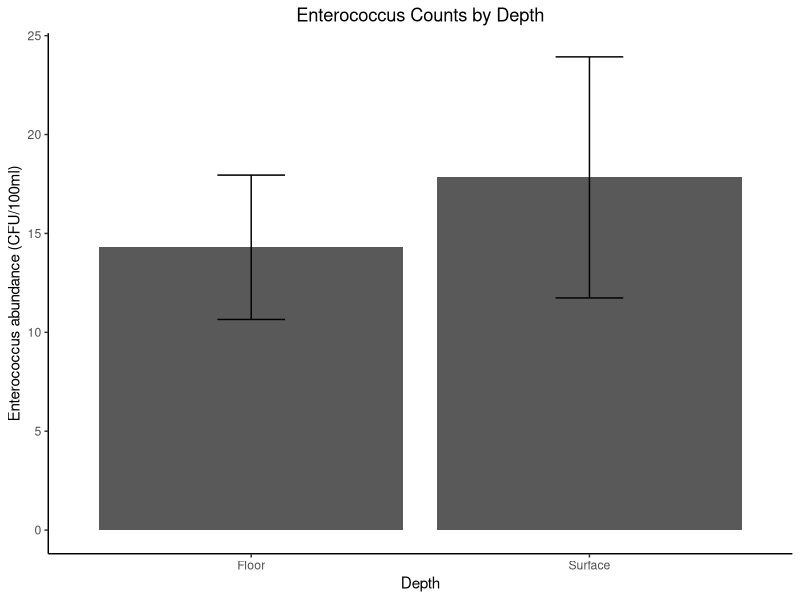
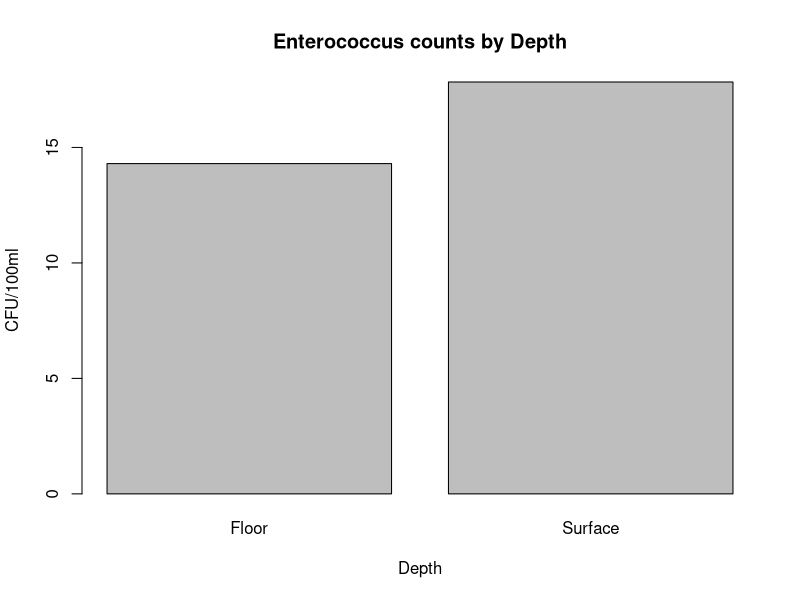
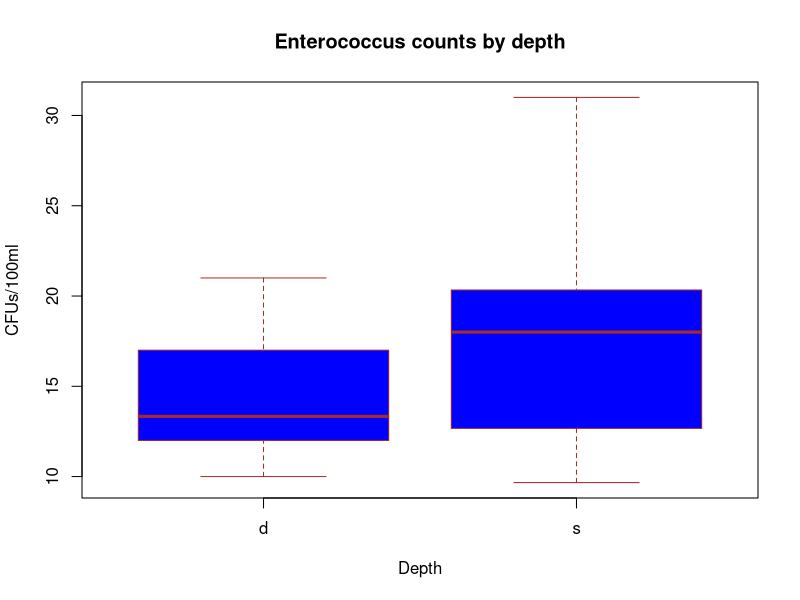

These figures' R source, in order:
# Corinne Klohmann 
# cak268@uw.edu

# clear workspace
rm(list = ls())

# read in the data 
data <- read.csv("Vertical Sampling - Sheet1.csv")

# create bar chart 
library(tidyverse)
# bar chart with error bars
data_summary <- data %>% # the names of the new data frame and the data frame to be summarised
  group_by(shallow.deep) %>% # the grouping variable
  summarise(
    mean_ent = mean(avgent), # calculates the mean of each group
    sd_ent = sd(avgent), # calculates the standard deviation of each group
    n_ent = n(), # calculates the sample size per group
    SE_ent = sd(avgent) / sqrt(n())
  ) # calculates the standard error of each group
name <- c("Floor", "Surface")
#plot data
EntPlot <- ggplot(data_summary, aes(shallow.deep, mean_ent)) +
  geom_col() +
  geom_errorbar(aes(ymin = mean_ent - sd_ent, ymax = mean_ent + sd_ent), width = 0.2)

EntPlot + labs(y = "Enterococcus abundance (CFU/100ml)", x = "Depth") + 
  theme_classic() + ggtitle("Enterococcus Counts by Depth") + scale_x_discrete(labels= name) +
  theme(plot.title = element_text(hjust = 0.5))

  



#bar chart withouth error bars 
count <- data %>%
  group_by(shallow.deep) %>%
  summarize(CFUs = mean(avgent), #Fv.Fm is the column with the data in it
            sd = sd(avgent))
name <- c("Floor", "Surface")
barplot(count$CFUs, main="Enterococcus counts by Depth",
        xlab="Depth", ylab = "CFU/100ml", names.arg = name)



#create seperate vectors
shallow <- data$avgent[which(data$shallow.deep == "s")]
deep <- data$avgent[which(data$shallow.deep == "d")]
# run stats
test <- t.test(shallow, deep)
# p-value = .11

# boxplot 
# box plot with eelgrass, control, and ribbon \
boxplot(avgent~shallow.deep,
        data=data,
        main="Enterococcus counts by depth",
        xlab="Depth",
        ylab="CFUs/100ml",
        col="blue",
        border="brown"
)

